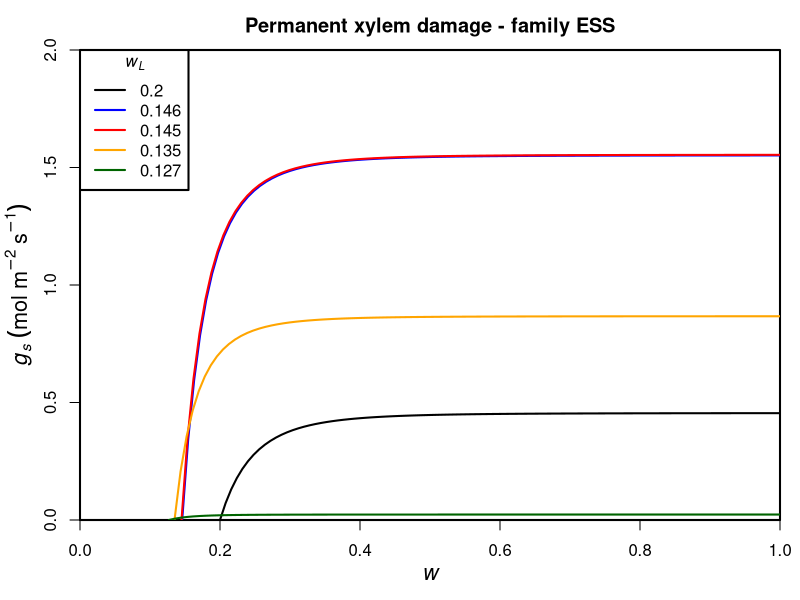

The R script that drew this image:

# gsmax
gsmaxf <- function(w,
                   a=1.6, nZ=0.5, p=43200, l=1.8e-5, LAI=1, h=l*a*LAI/nZ*p, VPD=0.02,
                   pe=-1.58*10^-3, b=4.38, h2=h/1000, kxmax=5, c=5.71, d=10.05){
  
  # xylem conductance function
  kxf <- function(x)kxmax*exp(-(-x/d)^c)
  # minimum xylem water potential function for given w
  pxminf <- function(w){
    ps <- pe*w^(-b)
    f1 <- function(x)(ps-x)*h2*kxf(x)
    res <- optimize(f1, c(-20000000,pe), tol=.Machine$double.eps, maximum=T)$maximum
    return(res)
  }
  
  ps <- pe*w^(-b)
  pxmin <- pxminf(w)
  res <- (ps-pxmin)*h2*kxf(pxmin)/(h*VPD)
  return(res)
}
gsmaxf1 <- Vectorize(gsmaxf)

# gswL(w)
gswLf <- function(w, wL,
                  a=1.6, nZ=0.5, p=43200, l=1.8e-5, LAI=1, h=l*a*LAI/nZ*p, VPD=0.02,
                  pe=-1.58*10^-3, b=4.38, h2=h/1000, kxmax=5, c=5.71, d=10.05){
  # xylem conductance function
  kxf <- function(x)kxmax*exp(-(-x/d)^c)
  
  pxmin <- pe*wL^(-b)
  res <- (pe*w^-b-pxmin)*h2*kxf(pxmin)/(h*VPD)
  return(res)
}
# gswL(wL) at given w
gswLwLf <- function(wL, w,
                    a=1.6, nZ=0.5, p=43200, l=1.8e-5, LAI=1, h=l*a*LAI/nZ*p, VPD=0.02,
                    pe=-1.58*10^-3, b=4.38, h2=h/1000, kxmax=5, c=5.71, d=10.05){
  # xylem conductance function
  kxf <- function(x)kxmax*exp(-(-x/d)^c)
  
  pxmin <- pe*wL^(-b)
  res <- (pe*w^-b-pxmin)*h2*kxf(pxmin)/(h*VPD)
  return(res)
}

# Figure
# gswL(w)
windows(8, 6)
par(mgp=c(2.2, 1, 0), xaxs="i", yaxs="i", lwd=2, mar=c(4, 4, 2.5, 1), mfrow=c(1,1))

#curve(gsmaxf1, 0, 1, xlim=c(0, 1), ylim=c(0, 2), cex.lab=1.3,
#      main="Water use envelope & family ESS",
#      xlab=expression(italic(w)),
#      ylab=expression(italic(g[s])~(mol~m^-2~s^-1)))
#with(data.frame(wL=c(0.3)),
#     {gswLf1 <- function(w)gswLf(w, wL)
#     curve(gswLf1, wL, 1, add=T, col="darkgreen")})
with(data.frame(wL=c(0.2)),
     {gswLf1 <- function(w)gswLf(w, wL)
     curve(gswLf1, wL, 1, xlim=c(0, 1), ylim=c(0, 2), cex.lab=1.3,
           main="Permanent xylem damage - family ESS",
           xlab=expression(italic(w)),
           ylab=expression(italic(g[s])~(mol~m^-2~s^-1)))})
with(data.frame(wL=c(0.146)),
     {gswLf1 <- function(w)gswLf(w, wL)
     curve(gswLf1, wL, 1, add=T, col="blue")})
with(data.frame(wL=c(0.145)),
     {gswLf1 <- function(w)gswLf(w, wL)
     curve(gswLf1, wL, 1, add=T, col="red")})
with(data.frame(wL=c(0.135)),
     {gswLf1 <- function(w)gswLf(w, wL)
     curve(gswLf1, wL, 1, add=T, col="orange")})
with(data.frame(wL=c(0.127)),
     {gswLf1 <- function(w)gswLf(w, wL)
     curve(gswLf1, wL, 1, add=T, col="darkgreen")})
legend("topleft", c("0.2", "0.146", "0.145", "0.135", "0.127"), lty=c(1, 1, 1, 1, 1), col=c("black", "blue", "red", "orange", "darkgreen"), title=expression(italic(w[L])))

# gswLwL(wL)
#windows(8, 6)
#par(mgp=c(2.2, 1, 0), xaxs="i", yaxs="i", lwd=2, mar=c(4, 4, 2.5, 1), mfrow=c(1,1))
#with(data.frame(w=c(0.17)),
#     {gswLwLf1 <- Vectorize(function(wL)gswLwLf(wL, w))
#     curve(gswLwLf1, 0.14, w, ylim=c(0, 2))})
